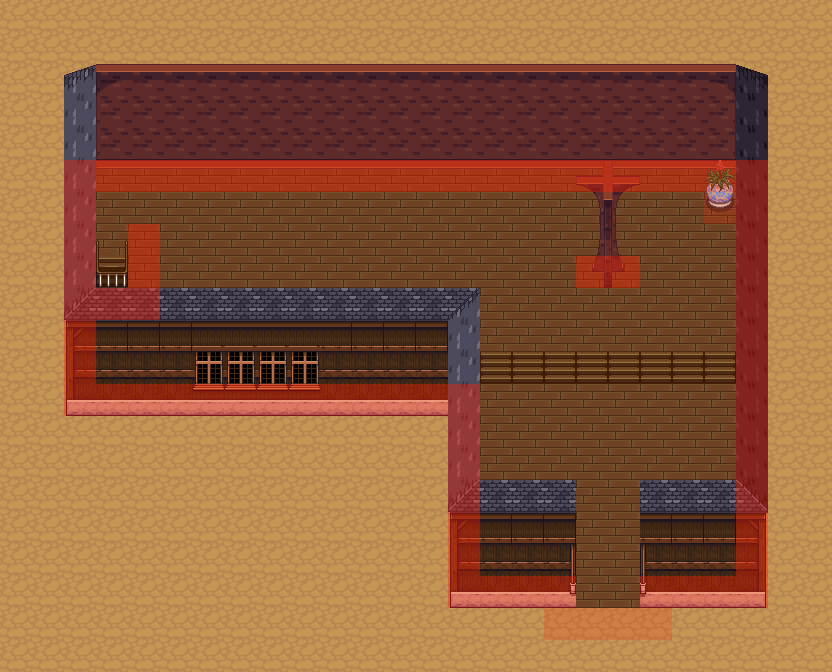

Tiled map render using the project's own tile images. Description and the whole map definition, tile-layer contents included, below:
An orthogonal 26x21 tile map with 32x32 px tiles, 3 tile layers (background, object, collision), 4 tilesets and 2 objects (2x teleport).

<map version="1.0" orientation="orthogonal" width="26" height="21" tilewidth="32" tileheight="32">
 <properties>
  <property name="music" value="calmtown.ogg" />
  <property name="tileset" value="interior.txt" />
  <property name="title" value="Market" />
 </properties>
 <tileset firstgid="1" name="tiled_collision" tilewidth="32" tileheight="32">
  <image source="tiled_collision.png" width="480" height="32" />
 </tileset>
 <tileset firstgid="16" name="interior_background" tilewidth="32" tileheight="32">
  <image source="interior tiles/interior_background.png" width="864" height="832" />
 </tileset>
 <tileset firstgid="718" name="intfurniture" tilewidth="32" tileheight="64">
  <image source="interior tiles/intfurniture.png" width="671" height="512" />
 </tileset>
 <tileset firstgid="878" name="interiorbuildings" tilewidth="32" tileheight="128">
  <image source="interior tiles/interiorbuildings.png" width="672" height="768" />
 </tileset>
 <layer name="background" width="26" height="21">
  <data encoding="csv">
489,489,489,489,489,489,489,489,489,489,489,489,489,489,489,489,489,489,489,489,489,489,489,489,489,489,
489,489,489,489,489,489,489,489,489,489,489,489,489,489,489,489,489,489,489,489,489,489,489,489,489,489,
489,489,489,489,489,489,489,489,489,489,489,489,489,489,489,489,489,489,489,489,489,489,489,489,489,489,
489,489,489,489,489,489,489,489,489,489,489,489,489,489,489,489,489,489,489,489,489,489,489,489,489,489,
489,489,489,489,489,489,489,489,489,489,489,489,489,489,489,489,489,489,489,489,489,489,489,489,489,489,
489,489,489,156,156,156,156,156,156,156,156,156,156,156,156,156,156,156,156,156,156,156,156,489,489,489,
489,489,489,156,156,156,156,156,156,156,156,156,156,156,156,156,156,156,156,156,156,156,156,489,489,489,
489,489,489,156,156,156,156,156,156,156,156,156,156,156,156,156,156,156,156,156,156,156,156,489,489,489,
489,489,489,156,156,156,156,156,156,156,156,156,156,156,156,156,156,156,156,156,156,156,156,489,489,489,
489,489,489,156,156,156,156,156,156,156,156,156,156,156,156,156,156,156,156,156,156,156,156,489,489,489,
489,489,489,156,156,156,156,156,156,156,156,156,156,156,156,156,156,156,156,156,156,156,156,489,489,489,
489,489,489,156,156,156,156,156,156,156,156,156,156,156,156,140,140,140,140,140,140,140,140,489,489,489,
489,489,489,489,489,489,489,489,489,489,489,489,489,489,489,156,156,156,156,156,156,156,156,489,489,489,
489,489,489,489,489,489,489,489,489,489,489,489,489,489,489,156,156,156,156,156,156,156,156,489,489,489,
489,489,489,489,489,489,489,489,489,489,489,489,489,489,489,156,156,156,156,156,156,156,156,489,489,489,
489,489,489,489,489,489,489,489,489,489,489,489,489,489,489,156,156,156,156,156,156,156,156,489,489,489,
489,489,489,489,489,489,489,489,489,489,489,489,489,489,489,156,156,156,156,156,156,156,156,489,489,489,
489,489,489,489,489,489,489,489,489,489,489,489,489,489,489,156,156,156,156,156,156,156,156,489,489,489,
489,489,489,489,489,489,489,489,489,489,489,489,489,489,489,489,489,489,156,156,489,489,489,489,489,489,
489,489,489,489,489,489,489,489,489,489,489,489,489,489,489,489,489,489,489,489,489,489,489,489,489,489,
489,489,489,489,489,489,489,489,489,489,489,489,489,489,489,489,489,489,489,489,489,489,489,489,489,489
</data>
 </layer>
 <layer name="object" width="26" height="21">
  <data encoding="csv">
0,0,0,0,0,0,0,0,0,0,0,0,0,0,0,0,0,0,0,0,0,0,0,0,0,0,
0,0,0,0,0,0,0,0,0,0,0,0,0,0,0,0,0,0,0,0,0,0,0,0,0,0,
0,0,0,0,0,0,0,0,0,0,0,0,0,0,0,0,0,0,0,0,0,0,0,0,0,0,
0,0,0,0,0,0,0,0,0,0,0,0,0,0,0,0,0,0,0,0,0,0,0,0,0,0,
0,0,0,0,0,0,0,0,0,0,0,0,0,0,0,0,0,0,0,0,0,0,0,0,0,0,
0,0,897,962,963,963,963,963,963,963,963,963,963,963,963,963,963,963,963,963,963,963,964,898,0,0,
0,0,896,0,0,0,0,0,0,0,0,0,0,0,0,0,0,0,0,0,0,0,743,895,0,0,
0,0,896,119,0,0,0,0,0,0,0,0,0,0,0,0,0,0,0,0,0,0,0,895,0,0,
0,0,896,173,0,0,0,0,0,0,0,0,0,0,0,0,0,0,950,951,0,0,0,895,0,0,
0,0,896,0,0,0,0,0,0,0,0,0,0,0,0,0,0,0,0,0,0,0,0,895,0,0,
0,0,896,0,0,0,0,0,0,0,0,0,0,0,0,0,0,0,0,0,0,0,0,895,0,0,
0,0,896,0,0,0,0,0,0,0,0,0,0,0,0,0,0,0,0,0,0,0,0,895,0,0,
0,0,920,921,921,921,922,922,922,922,921,921,921,921,935,0,0,0,0,0,0,0,0,895,0,0,
0,0,0,0,0,0,0,0,0,0,0,0,0,0,896,0,0,0,0,0,0,0,0,895,0,0,
0,0,0,0,0,0,0,0,0,0,0,0,0,0,896,0,0,0,0,0,0,0,0,895,0,0,
0,0,0,0,0,0,0,0,0,0,0,0,0,0,896,0,0,0,0,0,0,0,0,895,0,0,
0,0,0,0,0,0,0,0,0,0,0,0,0,0,896,0,0,0,0,0,0,0,0,895,0,0,
0,0,0,0,0,0,0,0,0,0,0,0,0,0,896,0,0,0,0,0,0,0,0,895,0,0,
0,0,0,0,0,0,0,0,0,0,0,0,0,0,920,921,921,923,0,0,928,921,921,934,0,0,
0,0,0,0,0,0,0,0,0,0,0,0,0,0,0,0,0,0,0,0,0,0,0,0,0,0,
0,0,0,0,0,0,0,0,0,0,0,0,0,0,0,0,0,0,0,0,0,0,0,0,0,0
</data>
 </layer>
 <layer name="collision" width="26" height="21">
  <data encoding="csv">
0,0,0,0,0,0,0,0,0,0,0,0,0,0,0,0,0,0,0,0,0,0,0,0,0,0,
0,0,0,0,0,0,0,0,0,0,0,0,0,0,0,0,0,0,0,0,0,0,0,0,0,0,
0,0,0,0,0,0,0,0,0,0,0,0,0,0,0,0,0,0,0,0,0,0,0,0,0,0,
0,0,0,0,0,0,0,0,0,0,0,0,0,0,0,0,0,0,0,0,0,0,0,0,0,0,
0,0,0,0,0,0,0,0,0,0,0,0,0,0,0,0,0,0,0,0,0,0,0,0,0,0,
0,0,1,1,1,1,1,1,1,1,1,1,1,1,1,1,1,1,1,1,1,1,1,1,0,0,
0,0,1,0,0,0,0,0,0,0,0,0,0,0,0,0,0,0,0,0,0,0,3,1,0,0,
0,0,1,0,1,0,0,0,0,0,0,0,0,0,0,0,0,0,0,0,0,0,0,1,0,0,
0,0,1,0,1,0,0,0,0,0,0,0,0,0,0,0,0,0,1,1,0,0,0,1,0,0,
0,0,1,1,1,0,0,0,0,0,0,0,0,0,0,0,0,0,0,0,0,0,0,1,0,0,
0,0,1,0,0,0,0,0,0,0,0,0,0,0,0,0,0,0,0,0,0,0,0,1,0,0,
0,0,1,0,0,0,0,0,0,0,0,0,0,0,0,0,0,0,0,0,0,0,0,1,0,0,
0,0,1,1,1,1,1,1,1,1,1,1,1,1,1,0,0,0,0,0,0,0,0,1,0,0,
0,0,0,0,0,0,0,0,0,0,0,0,0,0,1,0,0,0,0,0,0,0,0,1,0,0,
0,0,0,0,0,0,0,0,0,0,0,0,0,0,1,0,0,0,0,0,0,0,0,1,0,0,
0,0,0,0,0,0,0,0,0,0,0,0,0,0,1,0,0,0,0,0,0,0,0,1,0,0,
0,0,0,0,0,0,0,0,0,0,0,0,0,0,1,0,0,0,0,0,0,0,0,1,0,0,
0,0,0,0,0,0,0,0,0,0,0,0,0,0,1,0,0,0,0,0,0,0,0,1,0,0,
0,0,0,0,0,0,0,0,0,0,0,0,0,0,1,1,1,1,0,0,1,1,1,1,0,0,
0,0,0,0,0,0,0,0,0,0,0,0,0,0,0,0,0,3,3,3,3,0,0,0,0,0,
0,0,0,0,0,0,0,0,0,0,0,0,0,0,0,0,0,0,0,0,0,0,0,0,0,0
</data>
 </layer>
 <objectgroup name="event" width="26" height="21">
  <object name="Teleport to Laurelia" type="teleport" x="576" y="576" width="64" height="32">
   <properties>
    <property name="intermap" value="laurelia.txt,69,98" />
   </properties>
  </object>
  <object name="Teleport for Basement" type="teleport" x="96" y="256" width="32" height="32">
   <properties>
    <property name="intermap" value="marketbasement.txt,3,8" />
   </properties>
  </object>
 </objectgroup>
 <objectgroup name="npc" width="26" height="21" />
</map>
